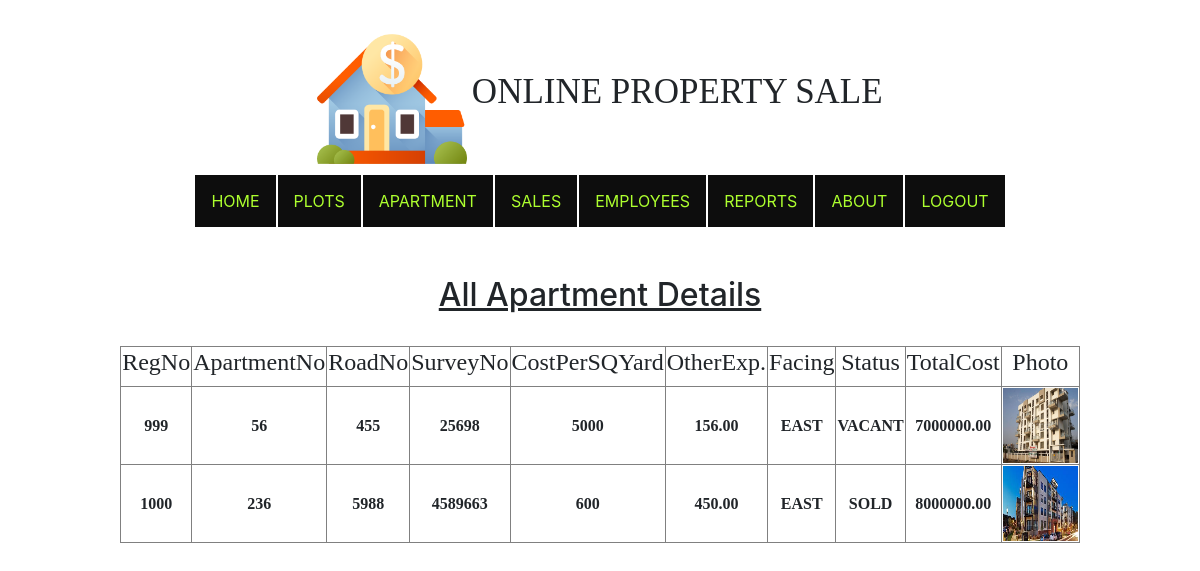
Page /viewapp/ on the committed database.
### app1/models.py (models this page shows)
class Appartment(models.Model):
    regno = models.IntegerField(primary_key=True, default=False)
    appart_no = models.IntegerField()
    roadno = models.IntegerField()
    surveyno = models.IntegerField()
    costpersqyard = models.IntegerField()
    otherexp = models.DecimalField(max_digits=10, decimal_places=2)
    facing = models.CharField(max_length=20)
    status = models.CharField(max_length=20)
    totalcost = models.DecimalField(max_digits=10, decimal_places=2)
    photo = models.ImageField(upload_to='appartment/')

### app1/views.py (the view)
# urls.py: path('viewapp/', views.viewappartment),
def viewappartment(request):
    plot = Appartment.objects.all()
    return render(request, "viewappatment.html", {'plot': plot})

### templates/viewappatment.html (shortened to what this page needs)
{% load staticfiles %}
<html>
<head>
    <link rel="stylesheet" href="https://maxcdn.bootstrapcdn.com/bootstrap/4.0.0/css/bootstrap.min.css">
</head>
<body><br>
   <center><img src="{% static 'images/mortgage.png' %}" width="150" height="150"> <span style="font-size: 35px; font-family: Verdana">ONLINE PROPERTY SALE</span></center>
   <table align="center">
       <tr>
           <th>
               <div class="dropdown">
                   <button class="dropbtn"><a href="/home/" style="color: greenyellow">HOME</a></button>
                   </div>
           </th>
           <th>
               <div class="dropdown">
                   <button class="dropbtn">PLOTS</button>
               </div>
           </th>
           <th>
               <div class="dropdown">
                   <button class="dropbtn">APARTMENT</button>
               </div>
           </th>
           <th>
               <div class="dropdown">
                   <button class="dropbtn">SALES</button>
               </div>
           </th>
           <th>
               <div class="dropdown">
                   <button class="dropbtn">EMPLOYEES</button>
               </div>
           </th>
           <th>
               <div class="dropdown">
                   <button class="dropbtn">REPORTS</button>
               </div>
           </th>
           <th>
               <div class="dropdown">
                   <button class="dropbtn"><a href="/about/" style="color: greenyellow">ABOUT</a></button>
               </div>
           </th>
           <th>
               <div class="dropdown">
                   <button class="dropbtn"><a href="/logout/" style="color: greenyellow">LOGOUT</a></button>
               </div>
           </th>
       </tr>
   </table><br><br>
<center>
    <h2><u>All Apartment Details</u></h2>
</center><br>
   <table align="center" border="1" style="font-family: Verdana">
       <tr>
           <th style="text-align: center"><h4>RegNo</h4></th>
           <th style="text-align: center"><h4>ApartmentNo</h4></th>
           <th style="text-align: center"><h4>RoadNo</h4></th>
           <th style="text-align: center"><h4>SurveyNo</h4></th>
           <th style="text-align: center"><h4>CostPerSQYard</h4></th>
           <th style="text-align: center"><h4>OtherExp.</h4></th>
           <th style="text-align: center"><h4>Facing</h4></th>
           <th style="text-align: center"><h4>Status</h4></th>
           <th style="text-align: center"><h4>TotalCost</h4></th>
           <th style="text-align: center"><h4>Photo</h4></th>
       </tr>
       {% for x in plot %}
           <tr>
           <th style="text-align: center">{{ x.regno }}</th>
           <th style="text-align: center">{{ x.appart_no }}</th>
           <th style="text-align: center">{{ x.roadno }}</th>
           <th style="text-align: center">{{ x.surveyno }}</th>
           <th style="text-align: center">{{ x.costpersqyard }}</th>
           <th style="text-align: center">{{ x.otherexp }}</th>
           <th style="text-align: center">{{ x.facing }}</th>
           <th style="text-align: center">{{ x.status }}</th>
           <th style="text-align: center">{{ x.totalcost }}</th>
           <th style="text-align: center"><img src="{{ x.photo.url }}" width="75" height="75"></th>
       </tr>
       {% endfor %}
   </table>
</body>
</html>

### templates/viewappatment.html (style rules this page uses)
.dropbtn { background-color: #0d0d0d; color: greenyellow; padding: 16px; font-size: 16px; border: none; cursor: pointer; }
.dropdown { position: relative; display: inline-block; }

### rows in the picture
Appartment: regno "999", appart_no "56", roadno "455", surveyno "25698", costpersqyard "5000", otherexp "156.00", facing "EAST", status "VACANT", totalcost "7000000.00", photo (picture)
Appartment: regno "1000", appart_no "236", roadno "5988", surveyno "4589663", costpersqyard "600", otherexp "450.00", facing "EAST", status "SOLD", totalcost "8000000.00", photo (picture)
